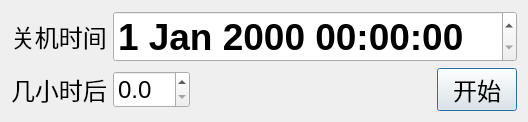
<?xml version="1.0" encoding="UTF-8"?>
<ui version="4.0">
 <class>ZShutdownDlg</class>
 <widget class="QDialog" name="ZShutdownDlg">
  <property name="geometry">
   <rect>
    <x>0</x>
    <y>0</y>
    <width>486</width>
    <height>121</height>
   </rect>
  </property>
  <property name="font">
   <font>
    <pointsize>18</pointsize>
   </font>
  </property>
  <property name="windowTitle">
   <string>Dialog</string>
  </property>
  <layout class="QVBoxLayout" name="verticalLayout">
   <item>
    <layout class="QHBoxLayout" name="horizontalLayout_4">
     <item>
      <layout class="QHBoxLayout" name="horizontalLayout_2">
       <item>
        <widget class="QLabel" name="label_2">
         <property name="text">
          <string>关机时间</string>
         </property>
        </widget>
       </item>
       <item>
        <widget class="QDateTimeEdit" name="dateTimeEdit">
         <property name="sizePolicy">
          <sizepolicy hsizetype="Expanding" vsizetype="Fixed">
           <horstretch>0</horstretch>
           <verstretch>0</verstretch>
          </sizepolicy>
         </property>
         <property name="font">
          <font>
           <pointsize>28</pointsize>
           <weight>75</weight>
           <bold>true</bold>
          </font>
         </property>
        </widget>
       </item>
      </layout>
     </item>
    </layout>
   </item>
   <item>
    <layout class="QHBoxLayout" name="horizontalLayout">
     <item>
      <layout class="QHBoxLayout" name="horizontalLayout_3">
       <item>
        <widget class="QLabel" name="label_3">
         <property name="text">
          <string>几小时后</string>
         </property>
        </widget>
       </item>
       <item>
        <widget class="QDoubleSpinBox" name="dSpinBox">
         <property name="decimals">
          <number>1</number>
         </property>
         <property name="maximum">
          <double>48.000000000000000</double>
         </property>
        </widget>
       </item>
      </layout>
     </item>
     <item>
      <widget class="QLabel" name="label_time">
       <property name="text">
        <string/>
       </property>
      </widget>
     </item>
     <item>
      <spacer name="horizontalSpacer">
       <property name="orientation">
        <enum>Qt::Horizontal</enum>
       </property>
       <property name="sizeHint" stdset="0">
        <size>
         <width>40</width>
         <height>20</height>
        </size>
       </property>
      </spacer>
     </item>
     <item>
      <widget class="QPushButton" name="btn_start">
       <property name="text">
        <string>开始</string>
       </property>
      </widget>
     </item>
    </layout>
   </item>
   <item>
    <spacer name="verticalSpacer">
     <property name="orientation">
      <enum>Qt::Vertical</enum>
     </property>
     <property name="sizeHint" stdset="0">
      <size>
       <width>20</width>
       <height>0</height>
      </size>
     </property>
    </spacer>
   </item>
  </layout>
 </widget>
 <resources/>
 <connections/>
</ui>
